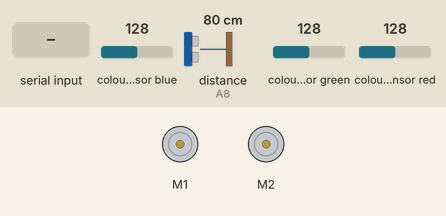
Simulated run of this sketch. Board: Arduino Mega 2560, built with avr-gcc and run on an emulated ATmega2560. On the bench: 2 × DC motor (green arrow = forward, orange = backward, longer = faster). Wiring (inferred from the names in the program): TCS3200 colour sensor: output pin 26; S2 pin 24; S3 pin 25; S0 pin 22; S1 pin 23. Inputs (shaded band) come from the test bench; at power-on: colour sensor red 128, colour sensor blue 128, distance to the obstacle (sensor on A8) 80 cm, colour sensor green 128. The echo pulse lasts 58.3 µs per cm.

Above: at 1.2 s.
1.3 s: colour sensor red set to 168
2.8 s: colour sensor red set to 176
At 3.3 s:
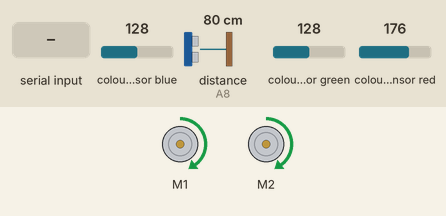
5.8 s: "F" received over Serial
8.8 s: "B" received over Serial
11.8 s: colour sensor blue set to 5
At 12.9 s:
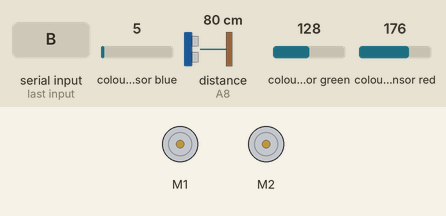
Timing chart, 0 to 14.3 s (numbered marks = the images above; inputs shaded):
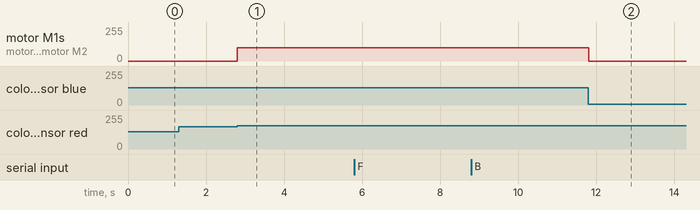

The sketch:

Final_Code.ino
```cpp
#include <AFMotor.h>

//motor sheild
AF_DCMotor motor1(1);
AF_DCMotor motor2(2);

const int trigPin = A9;
const int echoPin = A8;
long duration;
int distance;

//Bluetooth
char bt='S';

//Color sensor
const int s0=22;
const int s1=23;
const int s2=24;
const int s3=25;
const int sensorData=26;
int dataR=0;
int dataG=0;
int dataB=0;


void setup() {

 Serial.begin(9600);

  Stop();

  //Distance setup
  pinMode(trigPin,OUTPUT); // Sender
  pinMode(echoPin,INPUT); // Receiver

  //Color setup
   pinMode(s0,OUTPUT);
   pinMode(s1,OUTPUT);
   pinMode(s2,OUTPUT);
   pinMode(s3,OUTPUT);
   pinMode(sensorData,INPUT);
   digitalWrite(s0,HIGH);
   digitalWrite(s1,HIGH);


}

void loop() {
   bt=Serial.read();

 //Detect Color
   digitalWrite(s2,LOW);
   digitalWrite(s3,LOW);
   dataR=pulseIn(sensorData,LOW);


   digitalWrite(s2,HIGH);
   digitalWrite(s3,HIGH);
   dataG=pulseIn(sensorData,LOW);

   digitalWrite(s2,LOW);
   digitalWrite(s3,HIGH);
   dataB=pulseIn(sensorData,LOW);

if(isRed() || isYellow() || isGreen()){
  if(isRed()){
    Stop();
    }
  else if (isYellow()){
    motor1.setSpeed(100);
    motor2.setSpeed(100);
    motor1.run(FORWARD);
    motor2.run(FORWARD);
    delay(1000);
    motor1.run(BACKWARD);
    motor2.run(BACKWARD);
    Stop();
    }
  else if(isGreen()){
    forward();
    }

  }
         if(bt=='F')
          {
              forward();
          }

          if(bt=='B')
          {
            backward();
          }

           if(bt=='L')
            {
              left();
            }

           if(bt=='R')
           {
              right();
           }

           if(bt=='S')
           {
              Stop();
           }
}
//Functions
//Bluetooth
void forward()
{
      digitalWrite(trigPin, LOW);

      digitalWrite(trigPin, HIGH);

      digitalWrite(trigPin, LOW);

      duration = pulseIn(echoPin, HIGH);
      distance= duration*0.034/2;
      if(distance<=10)
      {
        Stop();
      }
      else if(distance>=11 && distance<=20)
      {
        motor1.setSpeed(100);
        motor2.setSpeed(100);
        motor1.run(FORWARD);
        motor2.run(FORWARD);
      }
      else if(distance>=21 && distance<=25)
      {
        motor1.setSpeed(150);
        motor2.setSpeed(150);
        motor1.run(FORWARD);
        motor2.run(FORWARD);
      }
      else
      {
        motor1.setSpeed(250);
        motor2.setSpeed(250);
        motor1.run(FORWARD);
        motor2.run(FORWARD);
      }


}


void backward()
{
  motor1.setSpeed(250);
  motor2.setSpeed(250);
  motor1.run(BACKWARD);
  motor2.run(BACKWARD);
}
void left()
{
  motor1.setSpeed(250);
  motor2.setSpeed(250);
  motor1.run(FORWARD);
  motor2.run(BACKWARD);
}
void right()
{
  motor1.setSpeed(250);
  motor2.setSpeed(250);
  motor1.run(BACKWARD);
  motor2.run(FORWARD);
}
void Stop()
{
  motor1.run(RELEASE);
  motor2.run(RELEASE);
}


//Detect Red color
bool isRed()
{
  if((dataR<38 && dataR>25) && (dataG<68 && dataG>50) && (dataB<55 && dataB>38))
  {
    return true;
  }
  else
  {
    return false;
  }
}

//Detect Green color

bool isGreen()
{
  if((dataR<50 && dataR>36) && (dataG<53 && dataG>35) && (dataB<52 && dataB>40))
  {
    return true;
  }
  else
  {
    return false;
  }
}
bool isYellow()
{
  if((dataR<31 && dataR>19) && (dataG<48 && dataG>28) && (dataB<48 && dataB>35))
  {
    return true;
  }
  else
  {
    return false;
  }
}
```

Measured:
- the behaviour switches between 172 and 173 on colour sensor red (found by bisection; images 0 and 1)
- after the input at 1.3 s, every drawn part: stays the same
- after the input at 2.8 s, motor M1, motor M2: stopped → forward 100/255 at once
- after the input at 11.8 s, motor M1, motor M2: forward 100/255 → stopped at once
